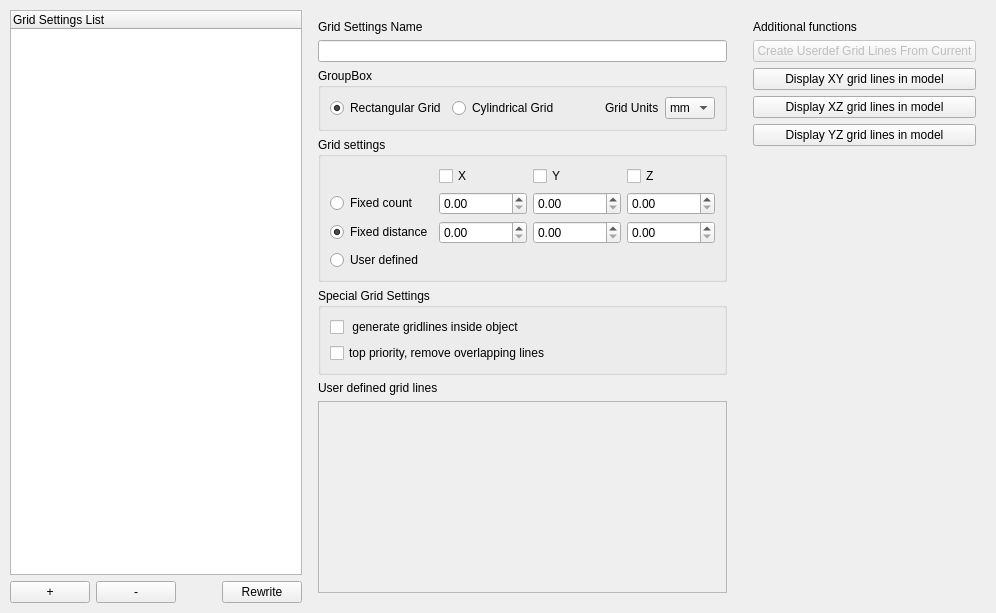
       <widget class="QWidget" name="gridSettingsTab">
        <attribute name="title">
         <string>Grid Settings</string>
        </attribute>
        <layout class="QHBoxLayout" name="horizontalLayout_8">
         <property name="leftMargin">
          <number>10</number>
         </property>
         <property name="topMargin">
          <number>10</number>
         </property>
         <property name="rightMargin">
          <number>10</number>
         </property>
         <property name="bottomMargin">
          <number>10</number>
         </property>
         <item>
          <layout class="QVBoxLayout" name="verticalLayout_6">
           <property name="leftMargin">
            <number>0</number>
           </property>
           <property name="topMargin">
            <number>0</number>
           </property>
           <property name="rightMargin">
            <number>0</number>
           </property>
           <property name="bottomMargin">
            <number>0</number>
           </property>
           <item>
            <widget class="QTreeWidget" name="gridSettingsTreeView">
             <column>
              <property name="text">
               <string notr="true">Grid Settings List</string>
              </property>
             </column>
            </widget>
           </item>
           <item>
            <layout class="QHBoxLayout" name="horizontalLayout_9">
             <property name="leftMargin">
              <number>0</number>
             </property>
             <property name="topMargin">
              <number>0</number>
             </property>
             <property name="rightMargin">
              <number>0</number>
             </property>
             <property name="bottomMargin">
              <number>0</number>
             </property>
             <item>
              <widget class="QPushButton" name="gridSettingsAddButton">
               <property name="text">
                <string>+</string>
               </property>
              </widget>
             </item>
             <item>
              <widget class="QPushButton" name="gridSettingsRemoveButton">
               <property name="text">
                <string>-</string>
               </property>
              </widget>
             </item>
             <item>
              <spacer name="horizontalSpacer_4">
               <property name="orientation">
                <enum>Qt::Horizontal</enum>
               </property>
               <property name="sizeHint" stdset="0">
                <size>
                 <width>40</width>
                 <height>20</height>
                </size>
               </property>
              </spacer>
             </item>
             <item>
              <widget class="QPushButton" name="gridSettingsRewriteButton">
               <property name="text">
                <string>Rewrite</string>
               </property>
              </widget>
             </item>
            </layout>
           </item>
          </layout>
         </item>
         <item>
          <layout class="QVBoxLayout" name="verticalLayout_7">
           <property name="leftMargin">
            <number>10</number>
           </property>
           <property name="topMargin">
            <number>10</number>
           </property>
           <property name="rightMargin">
            <number>10</number>
           </property>
           <property name="bottomMargin">
            <number>10</number>
           </property>
           <item>
            <widget class="QLabel" name="label_16">
             <property name="text">
              <string>Grid Settings Name</string>
             </property>
            </widget>
           </item>
           <item>
            <widget class="QLineEdit" name="gridSettingsNameInput"/>
           </item>
           <item>
            <widget class="QGroupBox" name="groupBox_8">
             <property name="sizePolicy">
              <sizepolicy hsizetype="Minimum" vsizetype="Minimum">
               <horstretch>0</horstretch>
               <verstretch>0</verstretch>
              </sizepolicy>
             </property>
             <property name="minimumSize">
              <size>
               <width>250</width>
               <height>50</height>
              </size>
             </property>
             <property name="title">
              <string>GroupBox</string>
             </property>
             <layout class="QHBoxLayout" name="horizontalLayout_10">
              <item>
               <widget class="QRadioButton" name="gridRectangularRadio">
                <property name="text">
                 <string>Rectangular Grid</string>
                </property>
                <property name="checked">
                 <bool>true</bool>
                </property>
               </widget>
              </item>
              <item>
               <widget class="QRadioButton" name="gridCylindricalRadio">
                <property name="text">
                 <string>Cylindrical Grid</string>
                </property>
               </widget>
              </item>
              <item>
               <spacer name="horizontalSpacer_5">
                <property name="orientation">
                 <enum>Qt::Horizontal</enum>
                </property>
                <property name="sizeHint" stdset="0">
                 <size>
                  <width>40</width>
                  <height>20</height>
                 </size>
                </property>
               </spacer>
              </item>
              <item>
               <widget class="QLabel" name="label_24">
                <property name="text">
                 <string>Grid Units</string>
                </property>
               </widget>
              </item>
              <item>
               <widget class="QComboBox" name="gridUnitsInput">
                <property name="sizePolicy">
                 <sizepolicy hsizetype="Preferred" vsizetype="Minimum">
                  <horstretch>0</horstretch>
                  <verstretch>0</verstretch>
                 </sizepolicy>
                </property>
                <property name="minimumSize">
                 <size>
                  <width>0</width>
                  <height>20</height>
                 </size>
                </property>
                <property name="currentText">
                 <string>mm</string>
                </property>
                <item>
                 <property name="text">
                  <string>mm</string>
                 </property>
                </item>
                <item>
                 <property name="text">
                  <string>m</string>
                 </property>
                </item>
                <item>
                 <property name="text">
                  <string>cm</string>
                 </property>
                </item>
                <item>
                 <property name="text">
                  <string>um</string>
                 </property>
                </item>
                <item>
                 <property name="text">
                  <string>nm</string>
                 </property>
                </item>
                <item>
                 <property name="text">
                  <string>pm</string>
                 </property>
                </item>
               </widget>
              </item>
             </layout>
            </widget>
           </item>
           <item>
            <widget class="QGroupBox" name="groupBox">
             <property name="title">
              <string>Grid settings</string>
             </property>
             <layout class="QGridLayout" name="gridLayout">
              <item row="1" column="1">
               <widget class="QDoubleSpinBox" name="fixedCountXNumberInput">
                <property name="maximum">
                 <double>1000000000000.000000000000000</double>
                </property>
               </widget>
              </item>
              <item row="0" column="1">
               <widget class="QCheckBox" name="gridXEnable">
                <property name="text">
                 <string>X</string>
                </property>
               </widget>
              </item>
              <item row="0" column="2">
               <widget class="QCheckBox" name="gridYEnable">
                <property name="text">
                 <string>Y</string>
                </property>
               </widget>
              </item>
              <item row="2" column="0">
               <widget class="QRadioButton" name="fixedDistanceRadioButton">
                <property name="text">
                 <string>Fixed distance</string>
                </property>
                <property name="checked">
                 <bool>true</bool>
                </property>
               </widget>
              </item>
              <item row="2" column="3">
               <widget class="QDoubleSpinBox" name="fixedDistanceZNumberInput">
                <property name="maximum">
                 <double>1000000000000.000000000000000</double>
                </property>
               </widget>
              </item>
              <item row="1" column="3">
               <widget class="QDoubleSpinBox" name="fixedCountZNumberInput">
                <property name="maximum">
                 <double>1000000000000.000000000000000</double>
                </property>
               </widget>
              </item>
              <item row="2" column="2">
               <widget class="QDoubleSpinBox" name="fixedDistanceYNumberInput">
                <property name="maximum">
                 <double>1000000000000.000000000000000</double>
                </property>
               </widget>
              </item>
              <item row="0" column="3">
               <widget class="QCheckBox" name="gridZEnable">
                <property name="text">
                 <string>Z</string>
                </property>
               </widget>
              </item>
              <item row="2" column="1">
               <widget class="QDoubleSpinBox" name="fixedDistanceXNumberInput">
                <property name="maximum">
                 <double>1000000000000.000000000000000</double>
                </property>
               </widget>
              </item>
              <item row="1" column="2">
               <widget class="QDoubleSpinBox" name="fixedCountYNumberInput">
                <property name="maximum">
                 <double>1000000000000.000000000000000</double>
                </property>
               </widget>
              </item>
              <item row="3" column="0">
               <widget class="QRadioButton" name="userDefinedRadioButton">
                <property name="text">
                 <string>User defined</string>
                </property>
               </widget>
              </item>
              <item row="1" column="0">
               <widget class="QRadioButton" name="fixedCountRadioButton">
                <property name="text">
                 <string>Fixed count</string>
                </property>
                <property name="checked">
                 <bool>false</bool>
                </property>
               </widget>
              </item>
             </layout>
            </widget>
           </item>
           <item>
            <widget class="QGroupBox" name="groupBox_6">
             <property name="minimumSize">
              <size>
               <width>150</width>
               <height>70</height>
              </size>
             </property>
             <property name="title">
              <string>Special Grid Settings</string>
             </property>
             <layout class="QVBoxLayout" name="verticalLayout_20">
              <item>
               <widget class="QCheckBox" name="gridGenerateLinesInsideCheckbox">
                <property name="text">
                 <string> generate gridlines inside object</string>
                </property>
               </widget>
              </item>
              <item>
               <widget class="QCheckBox" name="gridTopPriorityLinesCheckbox">
                <property name="text">
                 <string>top priority, remove overlapping lines</string>
                </property>
               </widget>
              </item>
             </layout>
            </widget>
           </item>
           <item>
            <widget class="QLabel" name="label_5">
             <property name="text">
              <string>User defined grid lines</string>
             </property>
            </widget>
           </item>
           <item>
            <widget class="QPlainTextEdit" name="userDefinedGridLinesTextInput">
             <property name="enabled">
              <bool>false</bool>
             </property>
             <property name="tabChangesFocus">
              <bool>false</bool>
             </property>
            </widget>
           </item>
          </layout>
         </item>
         <item>
          <layout class="QVBoxLayout" name="verticalLayout_8">
           <property name="leftMargin">
            <number>10</number>
           </property>
           <property name="topMargin">
            <number>10</number>
           </property>
           <property name="rightMargin">
            <number>10</number>
           </property>
           <property name="bottomMargin">
            <number>10</number>
           </property>
           <item>
            <widget class="QLabel" name="label_6">
             <property name="text">
              <string>Additional functions</string>
             </property>
            </widget>
           </item>
           <item>
            <widget class="QPushButton" name="createUserdefGridLinesFromCurrentButton">
             <property name="enabled">
              <bool>false</bool>
             </property>
             <property name="text">
              <string>Create Userdef Grid Lines From Current</string>
             </property>
             <property name="checkable">
              <bool>false</bool>
             </property>
            </widget>
           </item>
           <item>
            <widget class="QPushButton" name="displayXYGridLinesInModelButton">
             <property name="enabled">
              <bool>true</bool>
             </property>
             <property name="text">
              <string>Display XY grid lines in model</string>
             </property>
             <property name="checkable">
              <bool>false</bool>
             </property>
            </widget>
           </item>
           <item>
            <widget class="QPushButton" name="displayXZGridLinesInModelButton">
             <property name="text">
              <string>Display XZ grid lines in model</string>
             </property>
            </widget>
           </item>
           <item>
            <widget class="QPushButton" name="displayYZGridLinesInModelButton">
             <property name="text">
              <string>Display YZ grid lines in model</string>
             </property>
            </widget>
           </item>
           <item>
            <spacer name="verticalSpacer_3">
             <property name="orientation">
              <enum>Qt::Vertical</enum>
             </property>
             <property name="sizeHint" stdset="0">
              <size>
               <width>20</width>
               <height>40</height>
              </size>
             </property>
            </spacer>
           </item>
          </layout>
         </item>
        </layout>
       </widget>
